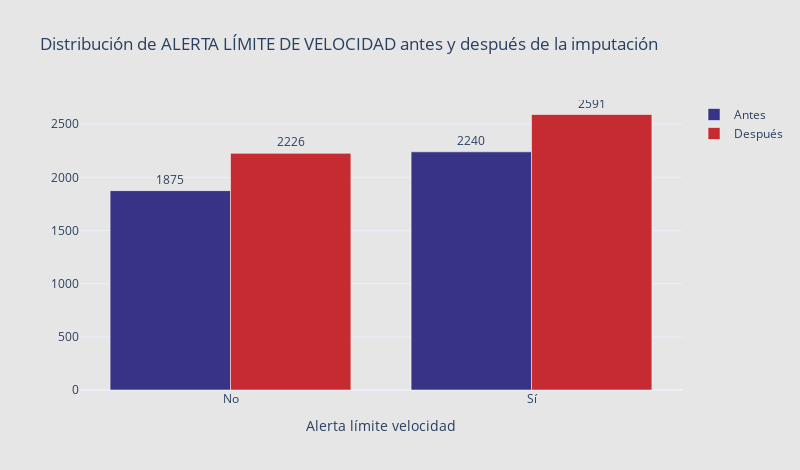

This figure's notebook cell:
### Code cell
# Conteo antes y después
antes_alerta = df_antes['alerta_lim_velocidad'].value_counts().sort_index()
despues_alerta = df_bmw['alerta_lim_velocidad'].value_counts().sort_index()

# Diccionario para etiquetas personalizadas
etiquetas = {False: 'No', True: 'Sí'}

# Convertir índices a etiquetas personalizadas
x_labels_antes = [etiquetas.get(i, str(i)) for i in antes_alerta.index]
x_labels_despues = [etiquetas.get(i, str(i)) for i in despues_alerta.index]

fig = go.Figure()

fig.add_trace(go.Bar(
    x=x_labels_antes,
    y=antes_alerta.values,
    name='Antes',
    marker_color='#373485',
    opacity=1,
    text=antes_alerta.values,
    textposition='outside'
))

fig.add_trace(go.Bar(
    x=x_labels_despues,
    y=despues_alerta.values,
    name='Después',
    marker_color='#c52b30',
    opacity=1,
    text=despues_alerta.values,
    textposition='outside'
))

fig.update_layout(
    title="Distribución de ALERTA LÍMITE DE VELOCIDAD antes y después de la imputación",
    xaxis_title="Alerta límite velocidad",
    barmode='group',
    template='plotly_white',
    width=800,
    height=470,
    plot_bgcolor='#e6e6e7', 
    paper_bgcolor='#e6e6e7'
)

fig.show()

### Figure 1 — Plotly figure (JSON) as saved in the notebook; plotly's stock layout.template omitted (floating-point values rounded to 4 significant figures)
{"data": [{"marker": {"color": "#373485"}, "name": "Antes", "opacity": 1, "text": [1875.0, 2240.0], "textposition": "outside", "type": "bar", "x": ["No", "Sí"], "y": [1875, 2240]}, {"marker": {"color": "#c52b30"}, "name": "Después", "opacity": 1, "text": [2226.0, 2591.0], "textposition": "outside", "type": "bar", "x": ["No", "Sí"], "y": [2226, 2591]}], "layout": {"barmode": "group", "height": 470, "paper_bgcolor": "#e6e6e7", "plot_bgcolor": "#e6e6e7", "title": {"text": "Distribución de ALERTA LÍMITE DE VELOCIDAD antes y después de la imputación"}, "width": 800, "xaxis": {"title": {"text": "Alerta límite velocidad"}}}}
